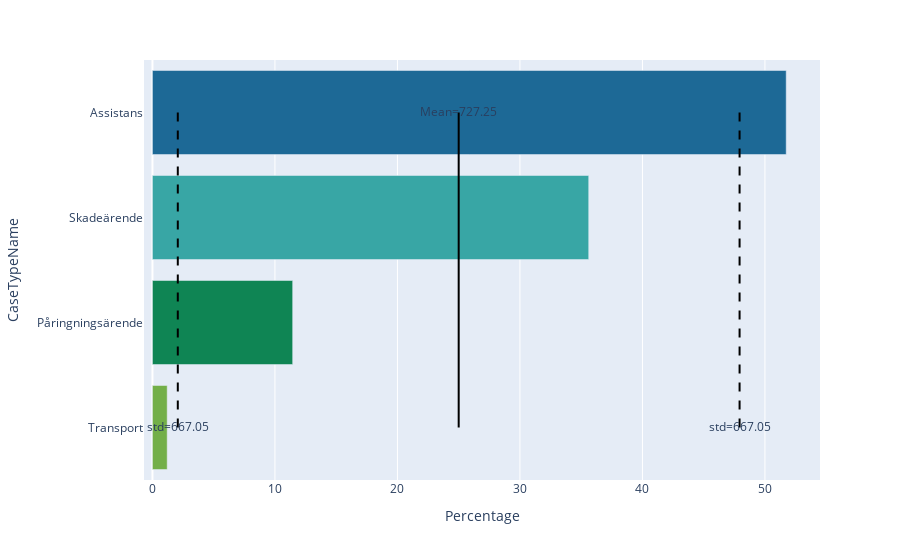

The notebook cell saved with this chart:
### Code cell
bar_figure_probabilities(create_Subdata(events,EVENTS_TYPE),EVENTS_TYPE)

### Figure 1 — Plotly figure (JSON) as saved in the notebook; plotly's stock layout.template omitted (floating-point values rounded to 4 significant figures)
{"data": [{"alignmentgroup": "True", "hovertemplate": "CaseTypeName=%{y}<br>Percentage=%{x}<extra></extra>", "legendgroup": "Assistans", "marker": {"color": "rgb(29, 105, 150)", "pattern": {"shape": ""}}, "name": "Assistans", "offsetgroup": "Assistans", "orientation": "h", "showlegend": true, "textposition": "auto", "type": "bar", "x": [51.74], "xaxis": "x", "y": ["Assistans"], "yaxis": "y"}, {"alignmentgroup": "True", "hovertemplate": "CaseTypeName=%{y}<br>Percentage=%{x}<extra></extra>", "legendgroup": "Skadeärende", "marker": {"color": "rgb(56, 166, 165)", "pattern": {"shape": ""}}, "name": "Skadeärende", "offsetgroup": "Skadeärende", "orientation": "h", "showlegend": true, "textposition": "auto", "type": "bar", "x": [35.61], "xaxis": "x", "y": ["Skadeärende"], "yaxis": "y"}, {"alignmentgroup": "True", "hovertemplate": "CaseTypeName=%{y}<br>Percentage=%{x}<extra></extra>", "legendgroup": "Påringningsärende", "marker": {"color": "rgb(15, 133, 84)", "pattern": {"shape": ""}}, "name": "Påringningsärende", "offsetgroup": "Påringningsärende", "orientation": "h", "showlegend": true, "textposition": "auto", "type": "bar", "x": [11.45], "xaxis": "x", "y": ["Påringningsärende"], "yaxis": "y"}, {"alignmentgroup": "True", "hovertemplate": "CaseTypeName=%{y}<br>Percentage=%{x}<extra></extra>", "legendgroup": "Transport", "marker": {"color": "rgb(115, 175, 72)", "pattern": {"shape": ""}}, "name": "Transport", "offsetgroup": "Transport", "orientation": "h", "showlegend": true, "textposition": "auto", "type": "bar", "x": [1.203], "xaxis": "x", "y": ["Transport"], "yaxis": "y"}, {"line": {"color": "black", "width": 2}, "mode": "text+lines", "text": ["Mean=727.25", ""], "type": "scatter", "x": [25.0, 25.0], "y": ["Assistans", "Transport"]}, {"line": {"color": "black", "dash": "dash", "width": 2}, "mode": "text+lines", "text": ["", "std=667.05"], "type": "scatter", "x": [47.93, 47.93], "y": ["Assistans", "Transport"]}, {"line": {"color": "black", "dash": "dash", "width": 2}, "mode": "text+lines", "text": ["", "std=667.05"], "type": "scatter", "x": [2.069, 2.069], "y": ["Assistans", "Transport"]}], "layout": {"barmode": "relative", "legend": {"title": {"text": "CaseTypeName"}, "tracegroupgap": 0}, "margin": {"t": 60}, "showlegend": false, "xaxis": {"anchor": "y", "domain": [0, 1], "title": {"text": "Percentage"}}, "yaxis": {"anchor": "x", "categoryarray": ["Transport", "Påringningsärende", "Skadeärende", "Assistans"], "categoryorder": "array", "domain": [0, 1], "title": {"text": "CaseTypeName"}}}}
